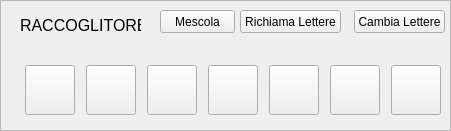
   <widget class="QFrame" name="fmRaccoglitore">
    <property name="geometry">
     <rect>
      <x>640</x>
      <y>530</y>
      <width>451</width>
      <height>131</height>
     </rect>
    </property>
    <property name="frameShape">
     <enum>QFrame::StyledPanel</enum>
    </property>
    <property name="frameShadow">
     <enum>QFrame::Raised</enum>
    </property>
    <widget class="QLabel" name="label">
     <property name="geometry">
      <rect>
       <x>20</x>
       <y>10</y>
       <width>121</width>
       <height>31</height>
      </rect>
     </property>
     <property name="font">
      <font>
       <pointsize>12</pointsize>
      </font>
     </property>
     <property name="text">
      <string>RACCOGLITORE</string>
     </property>
    </widget>
    <widget class="QPushButton" name="btMescola">
     <property name="geometry">
      <rect>
       <x>160</x>
       <y>10</y>
       <width>75</width>
       <height>23</height>
      </rect>
     </property>
     <property name="text">
      <string>Mescola</string>
     </property>
    </widget>
    <widget class="QPushButton" name="btRichiamaLettere">
     <property name="geometry">
      <rect>
       <x>240</x>
       <y>10</y>
       <width>101</width>
       <height>23</height>
      </rect>
     </property>
     <property name="text">
      <string>Richiama Lettere</string>
     </property>
    </widget>
    <widget class="QPushButton" name="btCambiaLettere">
     <property name="geometry">
      <rect>
       <x>354</x>
       <y>10</y>
       <width>91</width>
       <height>23</height>
      </rect>
     </property>
     <property name="text">
      <string>Cambia Lettere</string>
     </property>
    </widget>
    <widget class="QWidget" name="horizontalLayoutWidget">
     <property name="geometry">
      <rect>
       <x>20</x>
       <y>60</y>
       <width>431</width>
       <height>61</height>
      </rect>
     </property>
     <layout class="QHBoxLayout" name="horizontalLayout">
      <item>
       <widget class="QPushButton" name="btRc0">
        <property name="minimumSize">
         <size>
          <width>50</width>
          <height>50</height>
         </size>
        </property>
        <property name="maximumSize">
         <size>
          <width>50</width>
          <height>50</height>
         </size>
        </property>
        <property name="text">
         <string/>
        </property>
       </widget>
      </item>
      <item>
       <widget class="QPushButton" name="btRc1">
        <property name="minimumSize">
         <size>
          <width>50</width>
          <height>50</height>
         </size>
        </property>
        <property name="maximumSize">
         <size>
          <width>50</width>
          <height>50</height>
         </size>
        </property>
        <property name="text">
         <string/>
        </property>
       </widget>
      </item>
      <item>
       <widget class="QPushButton" name="btRc2">
        <property name="minimumSize">
         <size>
          <width>50</width>
          <height>50</height>
         </size>
        </property>
        <property name="maximumSize">
         <size>
          <width>50</width>
          <height>50</height>
         </size>
        </property>
        <property name="text">
         <string/>
        </property>
       </widget>
      </item>
      <item>
       <widget class="QPushButton" name="btRc3">
        <property name="minimumSize">
         <size>
          <width>50</width>
          <height>50</height>
         </size>
        </property>
        <property name="maximumSize">
         <size>
          <width>50</width>
          <height>50</height>
         </size>
        </property>
        <property name="text">
         <string/>
        </property>
       </widget>
      </item>
      <item>
       <widget class="QPushButton" name="btRc4">
        <property name="minimumSize">
         <size>
          <width>50</width>
          <height>50</height>
         </size>
        </property>
        <property name="maximumSize">
         <size>
          <width>50</width>
          <height>50</height>
         </size>
        </property>
        <property name="text">
         <string/>
        </property>
       </widget>
      </item>
      <item>
       <widget class="QPushButton" name="btRc5">
        <property name="minimumSize">
         <size>
          <width>50</width>
          <height>50</height>
         </size>
        </property>
        <property name="maximumSize">
         <size>
          <width>50</width>
          <height>50</height>
         </size>
        </property>
        <property name="text">
         <string/>
        </property>
       </widget>
      </item>
      <item>
       <widget class="QPushButton" name="btRc6">
        <property name="minimumSize">
         <size>
          <width>50</width>
          <height>50</height>
         </size>
        </property>
        <property name="maximumSize">
         <size>
          <width>50</width>
          <height>50</height>
         </size>
        </property>
        <property name="text">
         <string/>
        </property>
       </widget>
      </item>
     </layout>
    </widget>
   </widget>
